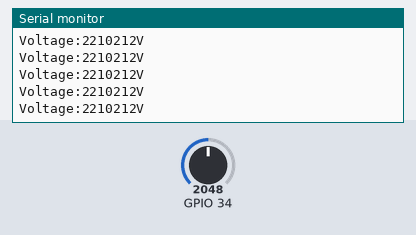
This sketch was run on a simulated ESP32. On the bench: the last lines printed to the serial monitor. The inputs (shaded band) are chosen by the test bench; at power-on: GPIO 34 = 2048. WiFi joins after 1.5 s; servers stay silent unless stated.

Above: at 3.0 s.
3.1 s: GPIO 34 set to 2866
At 3.11 s:
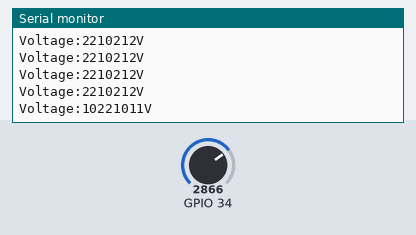
4.6 s: GPIO 34 set to 3603
At 4.61 s:
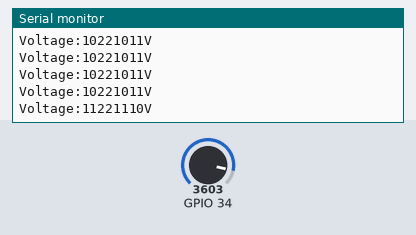
Timing chart, 0 to 7.6 s (numbered marks = the images above; inputs shaded):
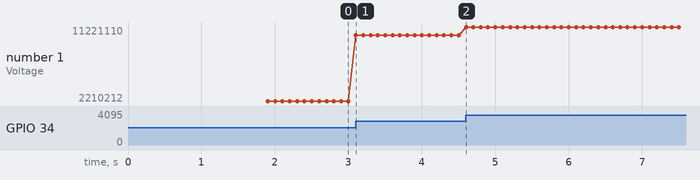

The sketch:

blynk_v2_mar_Buoy_2.ino
```cpp
/*************************************************************

  You’ll need:
   - Blynk IoT app (download from App Store or Google Play)
   - ESP32 board
   - Decide how to connect to Blynk
     (USB, Ethernet, Wi-Fi, Bluetooth, ...)

  There is a bunch of great example sketches included to show you how to get
  started. Think of them as LEGO bricks  and combine them as you wish.
  For example, take the Ethernet Shield sketch and combine it with the
  Servo example, or choose a USB sketch and add a code from SendData
  example.
 *************************************************************/

/* Fill-in information from Blynk Device Info here */
#define BLYNK_TEMPLATE_ID "TMPLAhjSDFhl"
#define BLYNK_TEMPLATE_NAME "ESP32 wifi test"
#define BLYNK_AUTH_TOKEN "hsgXthNqpxj4JHhAG3_9QJB--AC3MFv0"

/* Comment this out to disable prints and save space */
#define BLYNK_PRINT Serial


#include <WiFi.h>
#include <WiFiClient.h>
#include <BlynkSimpleEsp32.h>
BlynkTimer timer;


// Your WiFi credentials.
// Set password to "" for open networks.
char ssid[] = "Airtel-MyWiFi-AMF-311WW-32D2";
char pass[] = "08ec0d8e";

///pressure sensor
const float  OffSet = 2.00 ;
int V, P;

void setup()
{
  // Debug console
  Serial.begin(115200);
  Serial.println("/** Water pressure sensor initialized **/");
  Blynk.begin(BLYNK_AUTH_TOKEN, ssid, pass);
  // You can also specify server:
  //Blynk.begin(BLYNK_AUTH_TOKEN, ssid, pass, "blynk.cloud", 80);
  //Blynk.begin(BLYNK_AUTH_TOKEN, ssid, pass, IPAddress(192,168,1,100), 8080);
  timer.setInterval(100, myTimerEvent);

}

void loop()
{
  Blynk.run();
  //pressure_sensor();
  timer.run();


  // You can inject your own code or combine it with other sketches.
  // Check other examples on how to communicate with Blynk. Remember
  // to avoid delay() function!
}
void myTimerEvent()
{
  V = analogRead(34);
  Serial.print("Voltage:"); Serial.print(V, 3); Serial.println("V");
  Blynk.virtualWrite(V0, V);
}
```

Measured:
- after the input at 3.1 s, the serial monitor: prints a new line at once (image 1)
- after the input at 4.6 s, the serial monitor: prints a new line at once (image 2)
- plotted number 1: 2210212 → 10221011 after the input at 3.1 s, 10221011 → 11221110 after the input at 4.6 s
